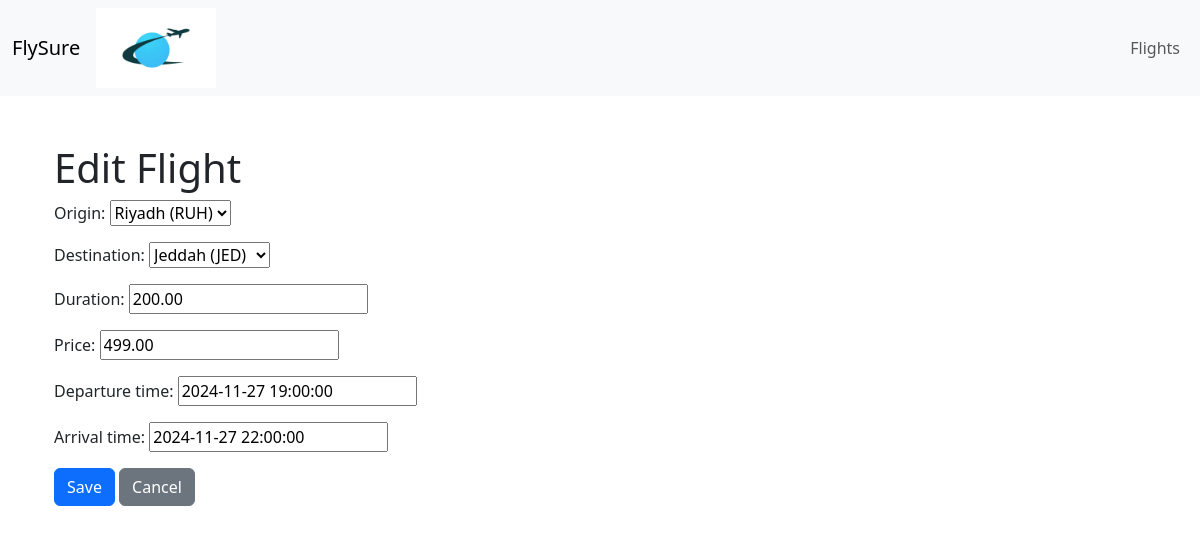
The app's page /flights/1/edit/ with its own data.
### flights/models.py (models this page shows, shortened)
class Flight(models.Model):
    origin = models.ForeignKey(Airport, on_delete=models.CASCADE, related_name="departures")
    destination = models.ForeignKey(Airport, on_delete=models.CASCADE, related_name="arrivals")
    duration = models.DecimalField(max_digits=10, decimal_places=2, default="250") #In minutes
    price = models.DecimalField(max_digits=10, decimal_places=2,null=True)
    departure_time = models.DateTimeField(null=True)
    arrival_time = models.DateTimeField(null=True)
    airline = models.CharField(max_length=64, null=True)

### flights/views.py (the view)
# urls.py: path("<int:pk>/edit/", views.FlightUpdateView.as_view(), name="edit_flight"),
class FlightUpdateView(UpdateView):
    model = Flight
    fields = ['origin', 'destination', 'duration', 'price', 'departure_time', 'arrival_time']
    template_name = "flights/edit_flight.html"
    success_url = reverse_lazy("flights_list")

### flights/models.py (called while the page is built)
    def __str__(self):
        return f"{self.city} ({self.code})"

### flights/templates/flights/edit_flight.html (shortened to what this page needs)
{% extends "flights/base.html" %}
{% block content %}
<div class="container mt-5">
    <h1>Edit Flight</h1>
    <form method="POST">
        {{ form.as_p }}
        <button type="submit" class="btn btn-primary">Save</button>
        <a href="{% url 'flights_list' %}" class="btn btn-secondary">Cancel</a>
    </form>
</div>
{% endblock %}

### records on screen
Flight: origin "Riyadh (RUH)", destination "Jeddah (JED)", duration "200.00", price "499.00", departure_time "2024-11-27 19:00:00", arrival_time "2024-11-27 22:00:00"
